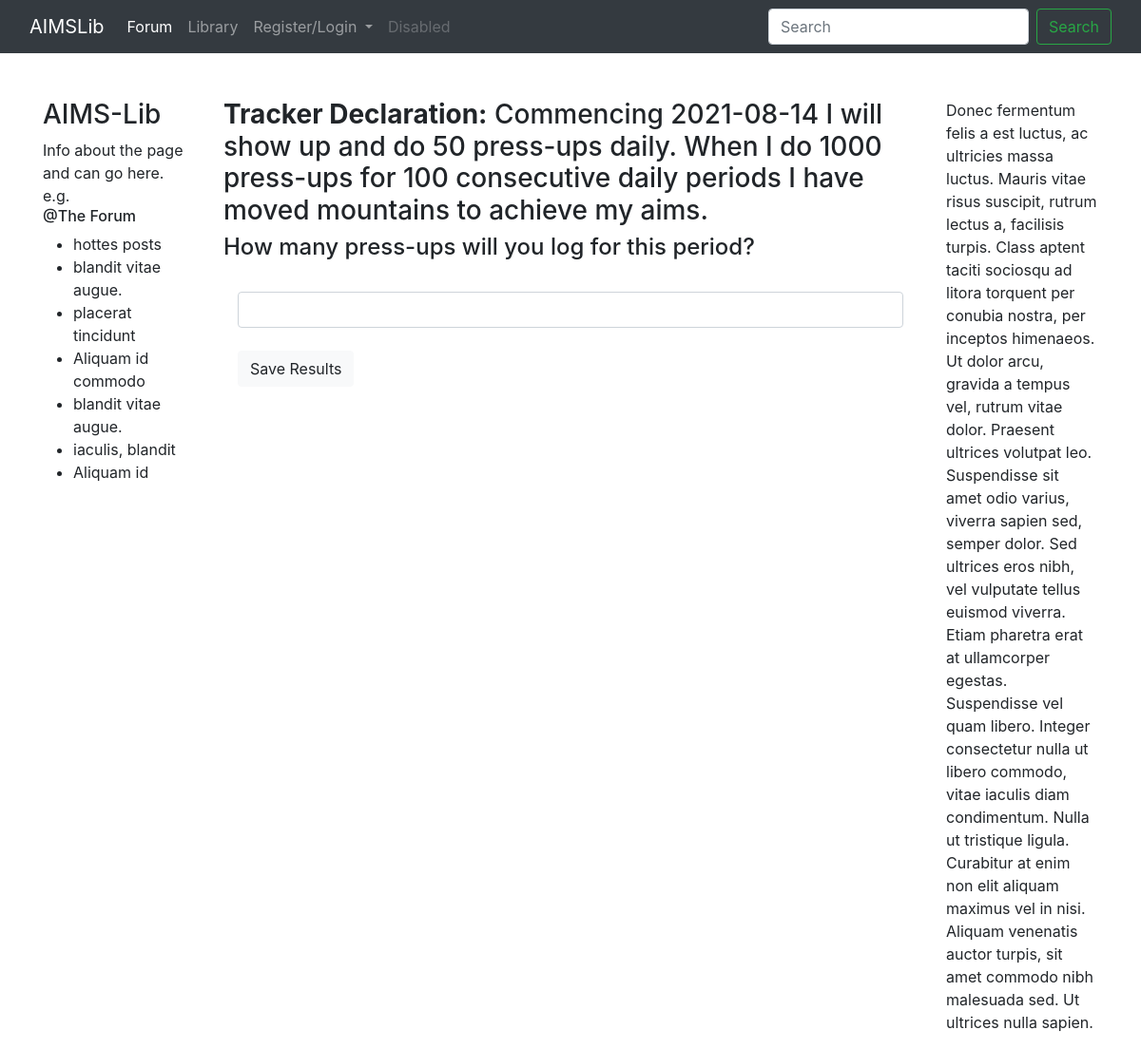
The app's page /log_any_tracker/TrackerMinAim/1 with its own data.
### Development/models.py (models this page shows, shortened)
class TrackerMinAim(models.Model):
    METRIC_FREQ = (
            ('daily', 'daily'),
            ('weekly', 'weekly'),
            ('monthly', 'monthly'),
            ('yearly', 'yearly'),
    )
    COMP_CRITERIA = (('consecutive', 'consecutive'),
                    ('total', 'total'))
    TIMEOUT_FREQUENCY = (
                    ("double frequency","double frequency"),
                    ("weekly mondays","weekly mondays"),
                    ("weekly tuesdays","weekly tuesdays"),
                    ("weekly wednesdays","weekly wednesdays"),
                    ("weekly thursdays","weekly thursdays"),
                    ("weekly fridays","weekly fridays"),
                    ("weekly saturdays","weekly saturdays"),
                    ("weekly sundays","weekly sundays")
                        )
    WEEK_RESET_CHOICES = (
                    ("start date day", "The day of the week you start your tracker"),
                    ("members profile", "The day set on your user profile")
                    )
    DAY_RESET_CHOICES = (
                    ("midnight", "midnight"),
                    ("sleep setting", "your sleep setting")
                    )
    lever = models.ForeignKey(Lever,on_delete=models.CASCADE, related_name="tracker_min_aim" )
    metric_type = models.CharField(max_length=100) # A description of what the intgers mean. hours, #reps, #minutes #count
    metric_min = models.PositiveIntegerField()# The minimum amount accepted
    metric_aim = models.PositiveIntegerField() # The standard you are trying to hit each day: "8 hours"
    metric_description = models.TextField(blank=True, null=True) # Represents the amount of minutes I spent jogging today
    frequency = models.CharField(max_length=100,choices=METRIC_FREQ) # Choi
    frequency_quantity = models.PositiveIntegerField(default=1, validators=[MinValueValidator(1), MaxValueValidator(100)])
    start_date = models.DateField() # Auto adds today or user can set the first day to start on.
    end_date = models.DateField(blank=True, null=True) # If blank the Tracker runs forever.
    complete_criteria =  models.CharField(max_length=100, choices=COMP_CRITERIA)
    complete_value = models.PositiveIntegerField()
    has_prompt = models.BooleanField(default=True)
    has_timeout = models.BooleanField(default=True)
    has_public_logs = models.BooleanField(default=False)
    allows_multi_period_logs = models.BooleanField(default=True)
    week_reset_on = models.CharField(max_length=100, choices=WEEK_RESET_CHOICES, default="start date day")
    day_reset_on = models.CharField(max_length=100, choices=DAY_RESET_CHOICES, default="midnight")
    def get_tsentence(self):
        sentence_start = f"Commencing {self.start_date} I will show up and {self.metric_description} {self.metric_min} { self.metric_type} { self.frequency}."
        sentence_middle = f"When I {self.metric_description} {self.metric_aim} {self.metric_type} for {self.complete_value} { self.complete_criteria} {self.frequency} periods I have moved mountains to achieve my aims."
        if self.end_date:
            sentence_end = f"This tracker is actively trackd until { self.end_date }."
        else:
            sentence_end = ""
        return " ".join([sentence_start, sentence_middle, sentence_end])

### Development/views.py (the view, shortened to what this page needs)
# urls.py: path('log_any_tracker/<str:tracker_type>/<int:tracker_id>', LogAnyTracker.as_view(), name="log-any-tracker"),
class LogAnyTracker(View):
    template_name = "new_tracker_log.html"
    def get(self, request, tracker_type, tracker_id):
        context = {
                "tracker": eval(f"{tracker_type}").objects.get(id=self.kwargs['tracker_id']),
                "form": eval(f"{tracker_type}RecordsForm()")}
        return render(request, self.template_name, context)

### Development/forms.py
class TrackerMinAimRecordsForm(forms.ModelForm):
    class Meta:
        model = TrackerMinAimRecords
        fields = ("metric_quantity",)
        widgets = {
            'metric_quantity': forms.TextInput(attrs = {'class': 'form-control'}),
            }

### Development/templates/new_tracker_log.html (shortened to what this page needs)
{% extends 'base.html' %}
{% block content %}
<h3><strong>Tracker Declaration:</strong> {{ tracker.get_tsentence }}</h3>
<h4> How many {{ tracker.metric_type }} will you log for this {{ tracker.metric_frequency }} period? </h4>
<br/>
<div class="container">
  <div class="form-group">
    <form method="post">
      {{ form.metric_quantity }}
      <br/>
      <button class="btn btn-light">Save Results</button>
      </form>
  </div>
</div>
{% endblock %}

### records on screen
TrackerMinAim: get_tsentence "Commencing 2021-08-14 I will show up and do 50 press-ups daily. When I do 1000 press-ups for 100 consecutive daily periods I have moved mountains to achieve my aims.", metric_type "press-ups"
